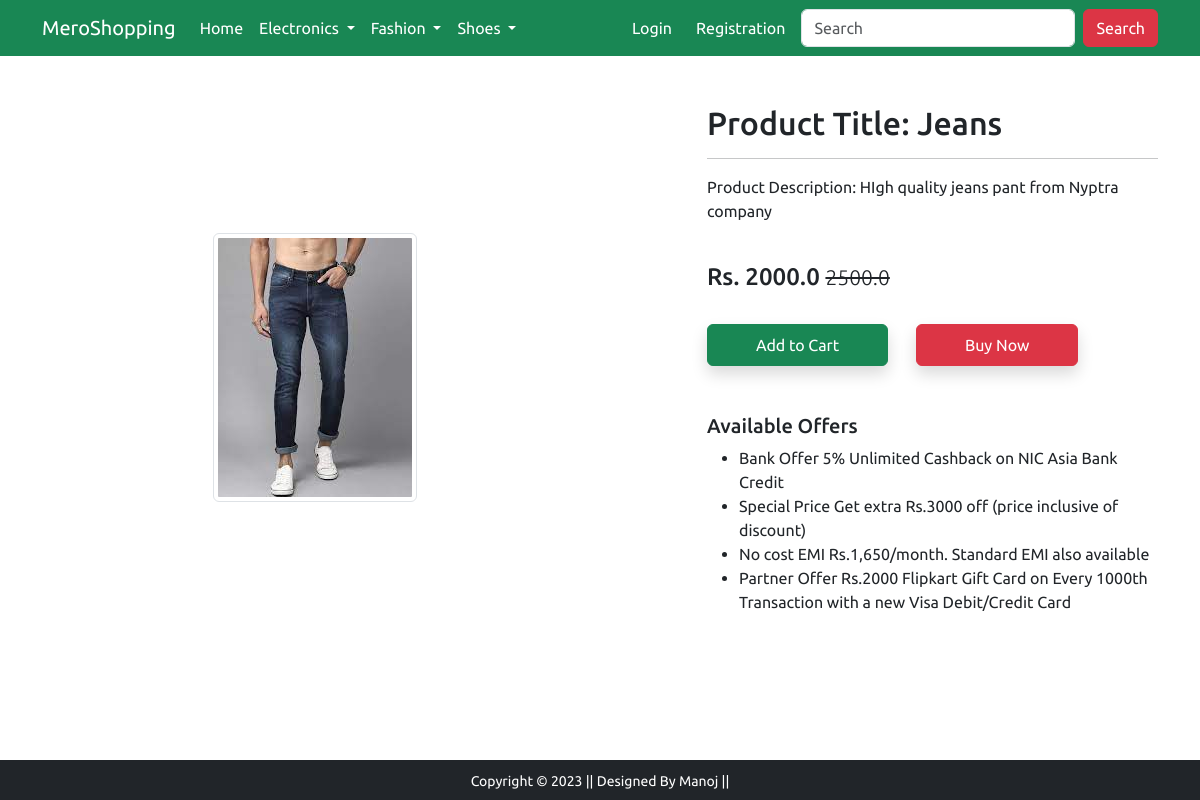
Screenshot of /product-detail/2 with the database file from the repository.
### app/models.py (models this page shows, shortened)
class Product(models.Model):
    title =models.CharField(max_length=100)
    selling_price = models.FloatField()
    discounted_price = models.FloatField()
    description =models.TextField()
    brand = models.CharField(max_length=100)
    category = models.CharField(choices=CATEGORY_CHOICES, max_length=2)
    product_image = models.ImageField(upload_to='productimg')

### app/views.py (the view)
# urls.py: path('product-detail/<int:pk>', views.ProductDetailView.as_view(), name='product-detail'),
class ProductDetailView(View):
    def get(self, request, pk):
        product = Product.objects.get(pk=pk)
        item_already_in_cart = False
        count = ''
        if request.user.is_authenticated:
            item_already_in_cart = Cart.objects.filter(Q(product=product.id) & Q(user=request.user)).exists()
            count = Cart.objects.filter(user=request.user).count()
        context = {
            'product':product,
            'item_already_in_cart':item_already_in_cart,
            'count':count,
            }
        return render(request, 'app/productdetail.html', context)

### app/templates/app/productdetail.html (shortened to what this page needs)
{% extends 'app/base.html' %}
{% load static %}
{% block main-content %}
<div class="container my-5">
 <div class="row">
  <div class="col-sm-6 text-center align-self-center">
   <img src="{{product.product_image.url}}" alt="" class="img-fluid img-thumbnail">
  </div>
  <div class="col-sm-5 offset-sm-1">
   <h2>Product Title: {{product.title}}</h2>
   <hr>
   <p>Product Description: {{product.description}}</p> <br>
   <h4 class='text-dark'>Rs. {{product.discounted_price}} <small class="fw-light text-decoration-line-through">{{product.selling_price}}</small></h4> <br>
   {% if not request.user.is_authenticated %}
   <form action="/add-to-cart" class='d-inline'>
    <button type="submit" class='btn btn-success shadow px-5 py-2'>Add to Cart</button>
   </form>
   {% endif %}
   <a href="{% url 'showcart' %}" class="btn btn-danger shadow px-5 py-2 ms-4">Buy Now</a>
   <h5 class="mt-5">Available Offers</h5>
   <ul>
    <li>Bank Offer 5% Unlimited Cashback on NIC Asia Bank Credit</li>
    <li>Special Price Get extra Rs.3000 off (price inclusive of discount)</li>
    <li>No cost EMI Rs.1,650/month. Standard EMI also available</li>
    <li>Partner Offer Rs.2000 Flipkart Gift Card on Every 1000th Transaction with a new Visa Debit/Credit Card</li>
   </ul>
  </div>
 </div>
</div>
{% endblock main-content %}

### app/static/app/css/style.css (style rules this page uses)
body { font-family: 'Ubuntu', sans-serif; }

### rows the page displays
Product: product_image (picture), title "Jeans", description "HIgh quality jeans pant from Nyptra company", discounted_price "2000.0", selling_price "2500.0"
